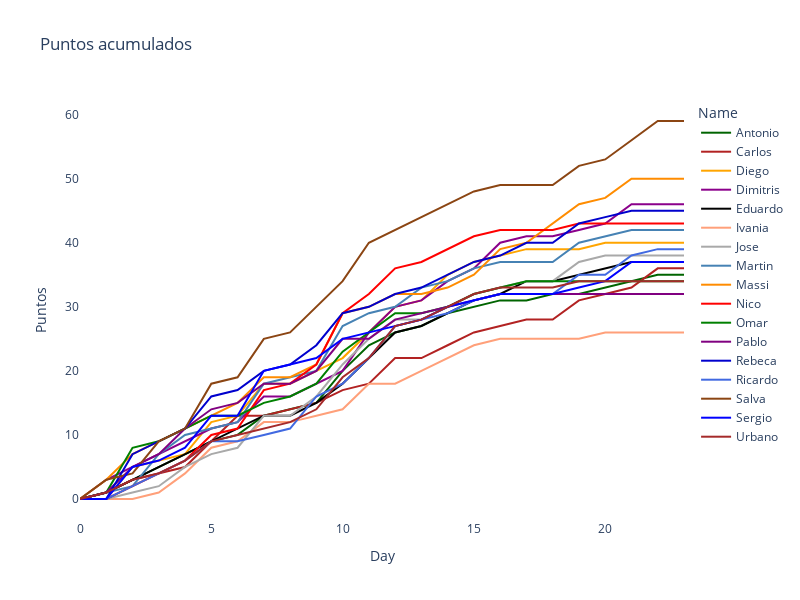

Here is the notebook cell this chart was saved with:
### Code cell
fig = px.line(df_ec, x="Day", y="Puntos", color='Name', 
              hover_data=['Name', 'Puntos', 'Puntos_Day'],
              color_discrete_sequence = list(color_dict.values()),
              title= "Puntos acumulados",
              height=600, width = 800)
#fig = px.scatter(df_ec, x="Day", y="Puntos", color='Name', height=800, width = 1000)

fig.update_layout(
#     showlegend=False,
    plot_bgcolor="white",
#    margin=dict(t=10,l=10,b=10,r=10)
)


fig.show()


plot(fig, filename='figuras/ajepi_mundial_2022.html')

### Figure 1 — Plotly figure (JSON) as saved in the notebook; plotly's stock layout.template omitted (floating-point values rounded to 4 significant figures)
{"data": [{"customdata": [["Antonio", 0], ["Antonio", 1], ["Antonio", 2], ["Antonio", 2], ["Antonio", 2], ["Antonio", 2], ["Antonio", 1], ["Antonio", 3], ["Antonio", 1], ["Antonio", 1], ["Antonio", 5], ["Antonio", 4], ["Antonio", 2], ["Antonio", 1], ["Antonio", 2], ["Antonio", 1], ["Antonio", 1], ["Antonio", 0], ["Antonio", 1], ["Antonio", 0], ["Antonio", 1], ["Antonio", 1], ["Antonio", 1], ["Antonio", 0]], "hovertemplate": "Name=%{customdata[0]}<br>Day=%{x}<br>Puntos=%{y}<br>Puntos_Day=%{customdata[1]}<extra></extra>", "legendgroup": "Antonio", "line": {"color": "DarkGreen", "dash": "solid"}, "marker": {"symbol": "circle"}, "mode": "lines", "name": "Antonio", "orientation": "v", "showlegend": true, "type": "scatter", "x": [0, 1, 2, 3, 4, 5, 6, 7, 8, 9, 10, 11, 12, 13, 14, 15, 16, 17, 18, 19, 20, 21, 22, 23], "xaxis": "x", "y": [0, 1, 3, 5, 7, 9, 10, 13, 14, 15, 20, 24, 26, 27, 29, 30, 31, 31, 32, 32, 33, 34, 35, 35], "yaxis": "y"}, {"customdata": [["Carlos", 0], ["Carlos", 1], ["Carlos", 2], ["Carlos", 1], ["Carlos", 1], ["Carlos", 4], ["Carlos", 4], ["Carlos", 0], ["Carlos", 1], ["Carlos", 1], ["Carlos", 2], ["Carlos", 1], ["Carlos", 4], ["Carlos", 0], ["Carlos", 2], ["Carlos", 2], ["Carlos", 1], ["Carlos", 1], ["Carlos", 0], ["Carlos", 3], ["Carlos", 1], ["Carlos", 1], ["Carlos", 3], ["Carlos", 0]], "hovertemplate": "Name=%{customdata[0]}<br>Day=%{x}<br>Puntos=%{y}<br>Puntos_Day=%{customdata[1]}<extra></extra>", "legendgroup": "Carlos", "line": {"color": "FireBrick", "dash": "solid"}, "marker": {"symbol": "circle"}, "mode": "lines", "name": "Carlos", "orientation": "v", "showlegend": true, "type": "scatter", "x": [0, 1, 2, 3, 4, 5, 6, 7, 8, 9, 10, 11, 12, 13, 14, 15, 16, 17, 18, 19, 20, 21, 22, 23], "xaxis": "x", "y": [0, 1, 3, 4, 5, 9, 13, 13, 14, 15, 17, 18, 22, 22, 24, 26, 27, 28, 28, 31, 32, 33, 36, 36], "yaxis": "y"}, {"customdata": [["Diego", 0], ["Diego", 0], ["Diego", 5], ["Diego", 1], ["Diego", 1], ["Diego", 5], ["Diego", 1], ["Diego", 5], ["Diego", 0], ["Diego", 2], ["Diego", 2], ["Diego", 4], ["Diego", 4], ["Diego", 1], ["Diego", 4], ["Diego", 2], ["Diego", 1], ["Diego", 1], ["Diego", 0], ["Diego", 0], ["Diego", 1], ["Diego", 0], ["Diego", 0], ["Diego", 0]], "hovertemplate": "Name=%{customdata[0]}<br>Day=%{x}<br>Puntos=%{y}<br>Puntos_Day=%{customdata[1]}<extra></extra>", "legendgroup": "Diego", "line": {"color": "Orange", "dash": "solid"}, "marker": {"symbol": "circle"}, "mode": "lines", "name": "Diego", "orientation": "v", "showlegend": true, "type": "scatter", "x": [0, 1, 2, 3, 4, 5, 6, 7, 8, 9, 10, 11, 12, 13, 14, 15, 16, 17, 18, 19, 20, 21, 22, 23], "xaxis": "x", "y": [0, 0, 5, 6, 7, 12, 13, 18, 18, 20, 22, 26, 30, 31, 35, 37, 38, 39, 39, 39, 40, 40, 40, 40], "yaxis": "y"}, {"customdata": [["Dimitris", 0], ["Dimitris", 3], ["Dimitris", 2], ["Dimitris", 2], ["Dimitris", 2], ["Dimitris", 2], ["Dimitris", 1], ["Dimitris", 4], ["Dimitris", 0], ["Dimitris", 2], ["Dimitris", 2], ["Dimitris", 6], ["Dimitris", 4], ["Dimitris", 1], ["Dimitris", 3], ["Dimitris", 2], ["Dimitris", 4], ["Dimitris", 1], ["Dimitris", 0], ["Dimitris", 1], ["Dimitris", 1], ["Dimitris", 3], ["Dimitris", 0], ["Dimitris", 0]], "hovertemplate": "Name=%{customdata[0]}<br>Day=%{x}<br>Puntos=%{y}<br>Puntos_Day=%{customdata[1]}<extra></extra>", "legendgroup": "Dimitris", "line": {"color": "DarkMagenta", "dash": "solid"}, "marker": {"symbol": "circle"}, "mode": "lines", "name": "Dimitris", "orientation": "v", "showlegend": true, "type": "scatter", "x": [0, 1, 2, 3, 4, 5, 6, 7, 8, 9, 10, 11, 12, 13, 14, 15, 16, 17, 18, 19, 20, 21, 22, 23], "xaxis": "x", "y": [0, 3, 5, 7, 9, 11, 12, 16, 16, 18, 20, 26, 30, 31, 34, 36, 40, 41, 41, 42, 43, 46, 46, 46], "yaxis": "y"}, {"customdata": [["Eduardo", 0], ["Eduardo", 1], ["Eduardo", 2], ["Eduardo", 2], ["Eduardo", 2], ["Eduardo", 2], ["Eduardo", 2], ["Eduardo", 2], ["Eduardo", 0], ["Eduardo", 2], ["Eduardo", 3], ["Eduardo", 4], ["Eduardo", 4], ["Eduardo", 1], ["Eduardo", 2], ["Eduardo", 2], ["Eduardo", 1], ["Eduardo", 2], ["Eduardo", 0], ["Eduardo", 1], ["Eduardo", 1], ["Eduardo", 1], ["Eduardo", 0], ["Eduardo", 0]], "hovertemplate": "Name=%{customdata[0]}<br>Day=%{x}<br>Puntos=%{y}<br>Puntos_Day=%{customdata[1]}<extra></extra>", "legendgroup": "Eduardo", "line": {"color": "Black", "dash": "solid"}, "marker": {"symbol": "circle"}, "mode": "lines", "name": "Eduardo", "orientation": "v", "showlegend": true, "type": "scatter", "x": [0, 1, 2, 3, 4, 5, 6, 7, 8, 9, 10, 11, 12, 13, 14, 15, 16, 17, 18, 19, 20, 21, 22, 23], "xaxis": "x", "y": [0, 1, 3, 5, 7, 9, 11, 13, 13, 15, 18, 22, 26, 27, 29, 31, 32, 34, 34, 35, 36, 37, 37, 37], "yaxis": "y"}, {"customdata": [["Ivania", 0], ["Ivania", 0], ["Ivania", 0], ["Ivania", 1], ["Ivania", 3], ["Ivania", 4], ["Ivania", 1], ["Ivania", 3], ["Ivania", 0], ["Ivania", 1], ["Ivania", 1], ["Ivania", 4], ["Ivania", 0], ["Ivania", 2], ["Ivania", 2], ["Ivania", 2], ["Ivania", 1], ["Ivania", 0], ["Ivania", 0], ["Ivania", 0], ["Ivania", 1], ["Ivania", 0], ["Ivania", 0], ["Ivania", 0]], "hovertemplate": "Name=%{customdata[0]}<br>Day=%{x}<br>Puntos=%{y}<br>Puntos_Day=%{customdata[1]}<extra></extra>", "legendgroup": "Ivania", "line": {"color": "LightSalmon", "dash": "solid"}, "marker": {"symbol": "circle"}, "mode": "lines", "name": "Ivania", "orientation": "v", "showlegend": true, "type": "scatter", "x": [0, 1, 2, 3, 4, 5, 6, 7, 8, 9, 10, 11, 12, 13, 14, 15, 16, 17, 18, 19, 20, 21, 22, 23], "xaxis": "x", "y": [0, 0, 0, 1, 4, 8, 9, 12, 12, 13, 14, 18, 18, 20, 22, 24, 25, 25, 25, 25, 26, 26, 26, 26], "yaxis": "y"}, {"customdata": [["Jose", 0], ["Jose", 0], ["Jose", 1], ["Jose", 1], ["Jose", 3], ["Jose", 2], ["Jose", 1], ["Jose", 5], ["Jose", 0], ["Jose", 3], ["Jose", 5], ["Jose", 4], ["Jose", 3], ["Jose", 0], ["Jose", 2], ["Jose", 2], ["Jose", 1], ["Jose", 1], ["Jose", 0], ["Jose", 3], ["Jose", 1], ["Jose", 0], ["Jose", 0], ["Jose", 0]], "hovertemplate": "Name=%{customdata[0]}<br>Day=%{x}<br>Puntos=%{y}<br>Puntos_Day=%{customdata[1]}<extra></extra>", "legendgroup": "Jose", "line": {"color": "DarkGray", "dash": "solid"}, "marker": {"symbol": "circle"}, "mode": "lines", "name": "Jose", "orientation": "v", "showlegend": true, "type": "scatter", "x": [0, 1, 2, 3, 4, 5, 6, 7, 8, 9, 10, 11, 12, 13, 14, 15, 16, 17, 18, 19, 20, 21, 22, 23], "xaxis": "x", "y": [0, 0, 1, 2, 5, 7, 8, 13, 13, 16, 21, 25, 28, 28, 30, 32, 33, 34, 34, 37, 38, 38, 38, 38], "yaxis": "y"}, {"customdata": [["Martin", 0], ["Martin", 1], ["Martin", 1], ["Martin", 5], ["Martin", 3], ["Martin", 1], ["Martin", 1], ["Martin", 6], ["Martin", 1], ["Martin", 1], ["Martin", 7], ["Martin", 2], ["Martin", 1], ["Martin", 3], ["Martin", 1], ["Martin", 2], ["Martin", 1], ["Martin", 0], ["Martin", 0], ["Martin", 3], ["Martin", 1], ["Martin", 1], ["Martin", 0], ["Martin", 0]], "hovertemplate": "Name=%{customdata[0]}<br>Day=%{x}<br>Puntos=%{y}<br>Puntos_Day=%{customdata[1]}<extra></extra>", "legendgroup": "Martin", "line": {"color": "SteelBlue", "dash": "solid"}, "marker": {"symbol": "circle"}, "mode": "lines", "name": "Martin", "orientation": "v", "showlegend": true, "type": "scatter", "x": [0, 1, 2, 3, 4, 5, 6, 7, 8, 9, 10, 11, 12, 13, 14, 15, 16, 17, 18, 19, 20, 21, 22, 23], "xaxis": "x", "y": [0, 1, 2, 7, 10, 11, 12, 18, 19, 20, 27, 29, 30, 33, 34, 36, 37, 37, 37, 40, 41, 42, 42, 42], "yaxis": "y"}, {"customdata": [["Massi", 0], ["Massi", 3], ["Massi", 4], ["Massi", 2], ["Massi", 2], ["Massi", 2], ["Massi", 2], ["Massi", 4], ["Massi", 0], ["Massi", 2], ["Massi", 8], ["Massi", 1], ["Massi", 2], ["Massi", 0], ["Massi", 1], ["Massi", 2], ["Massi", 4], ["Massi", 1], ["Massi", 3], ["Massi", 3], ["Massi", 1], ["Massi", 3], ["Massi", 0], ["Massi", 0]], "hovertemplate": "Name=%{customdata[0]}<br>Day=%{x}<br>Puntos=%{y}<br>Puntos_Day=%{customdata[1]}<extra></extra>", "legendgroup": "Massi", "line": {"color": "DarkOrange", "dash": "solid"}, "marker": {"symbol": "circle"}, "mode": "lines", "name": "Massi", "orientation": "v", "showlegend": true, "type": "scatter", "x": [0, 1, 2, 3, 4, 5, 6, 7, 8, 9, 10, 11, 12, 13, 14, 15, 16, 17, 18, 19, 20, 21, 22, 23], "xaxis": "x", "y": [0, 3, 7, 9, 11, 13, 15, 19, 19, 21, 29, 30, 32, 32, 33, 35, 39, 40, 43, 46, 47, 50, 50, 50], "yaxis": "y"}, {"customdata": [["Nico", 0], ["Nico", 0], ["Nico", 2], ["Nico", 2], ["Nico", 2], ["Nico", 4], ["Nico", 1], ["Nico", 6], ["Nico", 1], ["Nico", 3], ["Nico", 8], ["Nico", 3], ["Nico", 4], ["Nico", 1], ["Nico", 2], ["Nico", 2], ["Nico", 1], ["Nico", 0], ["Nico", 0], ["Nico", 1], ["Nico", 0], ["Nico", 0], ["Nico", 0], ["Nico", 0]], "hovertemplate": "Name=%{customdata[0]}<br>Day=%{x}<br>Puntos=%{y}<br>Puntos_Day=%{customdata[1]}<extra></extra>", "legendgroup": "Nico", "line": {"color": "Red", "dash": "solid"}, "marker": {"symbol": "circle"}, "mode": "lines", "name": "Nico", "orientation": "v", "showlegend": true, "type": "scatter", "x": [0, 1, 2, 3, 4, 5, 6, 7, 8, 9, 10, 11, 12, 13, 14, 15, 16, 17, 18, 19, 20, 21, 22, 23], "xaxis": "x", "y": [0, 0, 2, 4, 6, 10, 11, 17, 18, 21, 29, 32, 36, 37, 39, 41, 42, 42, 42, 43, 43, 43, 43, 43], "yaxis": "y"}, {"customdata": [["Omar", 0], ["Omar", 1], ["Omar", 7], ["Omar", 1], ["Omar", 2], ["Omar", 2], ["Omar", 0], ["Omar", 2], ["Omar", 1], ["Omar", 2], ["Omar", 5], ["Omar", 3], ["Omar", 3], ["Omar", 0], ["Omar", 1], ["Omar", 2], ["Omar", 1], ["Omar", 1], ["Omar", 0], ["Omar", 0], ["Omar", 0], ["Omar", 0], ["Omar", 0], ["Omar", 0]], "hovertemplate": "Name=%{customdata[0]}<br>Day=%{x}<br>Puntos=%{y}<br>Puntos_Day=%{customdata[1]}<extra></extra>", "legendgroup": "Omar", "line": {"color": "Green", "dash": "solid"}, "marker": {"symbol": "circle"}, "mode": "lines", "name": "Omar", "orientation": "v", "showlegend": true, "type": "scatter", "x": [0, 1, 2, 3, 4, 5, 6, 7, 8, 9, 10, 11, 12, 13, 14, 15, 16, 17, 18, 19, 20, 21, 22, 23], "xaxis": "x", "y": [0, 1, 8, 9, 11, 13, 13, 15, 16, 18, 23, 26, 29, 29, 30, 32, 33, 34, 34, 34, 34, 34, 34, 34], "yaxis": "y"}, {"customdata": [["Pablo", 0], ["Pablo", 1], ["Pablo", 4], ["Pablo", 2], ["Pablo", 4], ["Pablo", 3], ["Pablo", 1], ["Pablo", 3], ["Pablo", 0], ["Pablo", 2], ["Pablo", 5], ["Pablo", 0], ["Pablo", 3], ["Pablo", 1], ["Pablo", 1], ["Pablo", 1], ["Pablo", 1], ["Pablo", 0], ["Pablo", 0], ["Pablo", 0], ["Pablo", 0], ["Pablo", 0], ["Pablo", 0], ["Pablo", 0]], "hovertemplate": "Name=%{customdata[0]}<br>Day=%{x}<br>Puntos=%{y}<br>Puntos_Day=%{customdata[1]}<extra></extra>", "legendgroup": "Pablo", "line": {"color": "Purple", "dash": "solid"}, "marker": {"symbol": "circle"}, "mode": "lines", "name": "Pablo", "orientation": "v", "showlegend": true, "type": "scatter", "x": [0, 1, 2, 3, 4, 5, 6, 7, 8, 9, 10, 11, 12, 13, 14, 15, 16, 17, 18, 19, 20, 21, 22, 23], "xaxis": "x", "y": [0, 1, 5, 7, 11, 14, 15, 18, 18, 20, 25, 25, 28, 29, 30, 31, 32, 32, 32, 32, 32, 32, 32, 32], "yaxis": "y"}, {"customdata": [["Rebeca", 0], ["Rebeca", 0], ["Rebeca", 7], ["Rebeca", 2], ["Rebeca", 2], ["Rebeca", 5], ["Rebeca", 1], ["Rebeca", 3], ["Rebeca", 1], ["Rebeca", 3], ["Rebeca", 5], ["Rebeca", 1], ["Rebeca", 2], ["Rebeca", 1], ["Rebeca", 2], ["Rebeca", 2], ["Rebeca", 1], ["Rebeca", 2], ["Rebeca", 0], ["Rebeca", 3], ["Rebeca", 1], ["Rebeca", 1], ["Rebeca", 0], ["Rebeca", 0]], "hovertemplate": "Name=%{customdata[0]}<br>Day=%{x}<br>Puntos=%{y}<br>Puntos_Day=%{customdata[1]}<extra></extra>", "legendgroup": "Rebeca", "line": {"color": "MediumBlue", "dash": "solid"}, "marker": {"symbol": "circle"}, "mode": "lines", "name": "Rebeca", "orientation": "v", "showlegend": true, "type": "scatter", "x": [0, 1, 2, 3, 4, 5, 6, 7, 8, 9, 10, 11, 12, 13, 14, 15, 16, 17, 18, 19, 20, 21, 22, 23], "xaxis": "x", "y": [0, 0, 7, 9, 11, 16, 17, 20, 21, 24, 29, 30, 32, 33, 35, 37, 38, 40, 40, 43, 44, 45, 45, 45], "yaxis": "y"}, {"customdata": [["Ricardo", 0], ["Ricardo", 0], ["Ricardo", 2], ["Ricardo", 2], ["Ricardo", 2], ["Ricardo", 3], ["Ricardo", 0], ["Ricardo", 1], ["Ricardo", 1], ["Ricardo", 5], ["Ricardo", 2], ["Ricardo", 4], ["Ricardo", 5], ["Ricardo", 1], ["Ricardo", 1], ["Ricardo", 2], ["Ricardo", 1], ["Ricardo", 0], ["Ricardo", 0], ["Ricardo", 3], ["Ricardo", 0], ["Ricardo", 3], ["Ricardo", 1], ["Ricardo", 0]], "hovertemplate": "Name=%{customdata[0]}<br>Day=%{x}<br>Puntos=%{y}<br>Puntos_Day=%{customdata[1]}<extra></extra>", "legendgroup": "Ricardo", "line": {"color": "RoyalBlue", "dash": "solid"}, "marker": {"symbol": "circle"}, "mode": "lines", "name": "Ricardo", "orientation": "v", "showlegend": true, "type": "scatter", "x": [0, 1, 2, 3, 4, 5, 6, 7, 8, 9, 10, 11, 12, 13, 14, 15, 16, 17, 18, 19, 20, 21, 22, 23], "xaxis": "x", "y": [0, 0, 2, 4, 6, 9, 9, 10, 11, 16, 18, 22, 27, 28, 29, 31, 32, 32, 32, 35, 35, 38, 39, 39], "yaxis": "y"}, {"customdata": [["Salva", 0], ["Salva", 3], ["Salva", 1], ["Salva", 5], ["Salva", 2], ["Salva", 7], ["Salva", 1], ["Salva", 6], ["Salva", 1], ["Salva", 4], ["Salva", 4], ["Salva", 6], ["Salva", 2], ["Salva", 2], ["Salva", 2], ["Salva", 2], ["Salva", 1], ["Salva", 0], ["Salva", 0], ["Salva", 3], ["Salva", 1], ["Salva", 3], ["Salva", 3], ["Salva", 0]], "hovertemplate": "Name=%{customdata[0]}<br>Day=%{x}<br>Puntos=%{y}<br>Puntos_Day=%{customdata[1]}<extra></extra>", "legendgroup": "Salva", "line": {"color": "SaddleBrown", "dash": "solid"}, "marker": {"symbol": "circle"}, "mode": "lines", "name": "Salva", "orientation": "v", "showlegend": true, "type": "scatter", "x": [0, 1, 2, 3, 4, 5, 6, 7, 8, 9, 10, 11, 12, 13, 14, 15, 16, 17, 18, 19, 20, 21, 22, 23], "xaxis": "x", "y": [0, 3, 4, 9, 11, 18, 19, 25, 26, 30, 34, 40, 42, 44, 46, 48, 49, 49, 49, 52, 53, 56, 59, 59], "yaxis": "y"}, {"customdata": [["Sergio", 0], ["Sergio", 0], ["Sergio", 5], ["Sergio", 1], ["Sergio", 2], ["Sergio", 5], ["Sergio", 0], ["Sergio", 7], ["Sergio", 1], ["Sergio", 1], ["Sergio", 3], ["Sergio", 1], ["Sergio", 1], ["Sergio", 1], ["Sergio", 2], ["Sergio", 1], ["Sergio", 1], ["Sergio", 0], ["Sergio", 0], ["Sergio", 1], ["Sergio", 1], ["Sergio", 3], ["Sergio", 0], ["Sergio", 0]], "hovertemplate": "Name=%{customdata[0]}<br>Day=%{x}<br>Puntos=%{y}<br>Puntos_Day=%{customdata[1]}<extra></extra>", "legendgroup": "Sergio", "line": {"color": "Blue", "dash": "solid"}, "marker": {"symbol": "circle"}, "mode": "lines", "name": "Sergio", "orientation": "v", "showlegend": true, "type": "scatter", "x": [0, 1, 2, 3, 4, 5, 6, 7, 8, 9, 10, 11, 12, 13, 14, 15, 16, 17, 18, 19, 20, 21, 22, 23], "xaxis": "x", "y": [0, 0, 5, 6, 8, 13, 13, 20, 21, 22, 25, 26, 27, 28, 30, 31, 32, 32, 32, 33, 34, 37, 37, 37], "yaxis": "y"}, {"customdata": [["Urbano", 0], ["Urbano", 1], ["Urbano", 2], ["Urbano", 1], ["Urbano", 2], ["Urbano", 3], ["Urbano", 1], ["Urbano", 1], ["Urbano", 1], ["Urbano", 2], ["Urbano", 5], ["Urbano", 3], ["Urbano", 5], ["Urbano", 1], ["Urbano", 2], ["Urbano", 2], ["Urbano", 1], ["Urbano", 0], ["Urbano", 0], ["Urbano", 1], ["Urbano", 0], ["Urbano", 0], ["Urbano", 0], ["Urbano", 0]], "hovertemplate": "Name=%{customdata[0]}<br>Day=%{x}<br>Puntos=%{y}<br>Puntos_Day=%{customdata[1]}<extra></extra>", "legendgroup": "Urbano", "line": {"color": "Brown", "dash": "solid"}, "marker": {"symbol": "circle"}, "mode": "lines", "name": "Urbano", "orientation": "v", "showlegend": true, "type": "scatter", "x": [0, 1, 2, 3, 4, 5, 6, 7, 8, 9, 10, 11, 12, 13, 14, 15, 16, 17, 18, 19, 20, 21, 22, 23], "xaxis": "x", "y": [0, 1, 3, 4, 6, 9, 10, 11, 12, 14, 19, 22, 27, 28, 30, 32, 33, 33, 33, 34, 34, 34, 34, 34], "yaxis": "y"}], "layout": {"height": 600, "legend": {"title": {"text": "Name"}, "tracegroupgap": 0}, "plot_bgcolor": "white", "title": {"text": "Puntos acumulados"}, "width": 800, "xaxis": {"anchor": "y", "domain": [0, 1], "title": {"text": "Day"}}, "yaxis": {"anchor": "x", "domain": [0, 1], "title": {"text": "Puntos"}}}}
